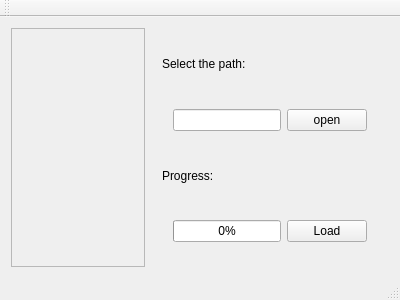
<?xml version="1.0" encoding="UTF-8"?>
<ui version="4.0">
 <class>MainWindow</class>
 <widget class="QMainWindow" name="MainWindow">
  <property name="geometry">
   <rect>
    <x>0</x>
    <y>0</y>
    <width>400</width>
    <height>300</height>
   </rect>
  </property>
  <property name="windowTitle">
   <string>MainWindow</string>
  </property>
  <widget class="QWidget" name="centralWidget">
   <layout class="QHBoxLayout" name="horizontalLayout_3">
    <item>
     <widget class="QFrame" name="frame">
      <property name="sizePolicy">
       <sizepolicy hsizetype="Expanding" vsizetype="Preferred">
        <horstretch>0</horstretch>
        <verstretch>0</verstretch>
       </sizepolicy>
      </property>
      <property name="styleSheet">
       <string notr="true">border-image: url(:/new/prefix1/gozilla.jpg);</string>
      </property>
      <property name="frameShape">
       <enum>QFrame::StyledPanel</enum>
      </property>
      <property name="frameShadow">
       <enum>QFrame::Raised</enum>
      </property>
     </widget>
    </item>
    <item>
     <widget class="QWidget" name="widget_3" native="true">
      <layout class="QVBoxLayout" name="verticalLayout">
       <item>
        <widget class="QLabel" name="label">
         <property name="text">
          <string>Select the path:</string>
         </property>
        </widget>
       </item>
       <item>
        <widget class="QWidget" name="widget" native="true">
         <layout class="QHBoxLayout" name="horizontalLayout">
          <item>
           <widget class="QLineEdit" name="lineEdit"/>
          </item>
          <item>
           <widget class="QPushButton" name="open">
            <property name="text">
             <string>open</string>
            </property>
           </widget>
          </item>
         </layout>
        </widget>
       </item>
       <item>
        <widget class="QLabel" name="label_2">
         <property name="text">
          <string>Progress:</string>
         </property>
        </widget>
       </item>
       <item>
        <widget class="QWidget" name="widget_2" native="true">
         <layout class="QHBoxLayout" name="horizontalLayout_2">
          <item>
           <widget class="QProgressBar" name="progressBar">
            <property name="value">
             <number>0</number>
            </property>
           </widget>
          </item>
          <item>
           <widget class="QPushButton" name="load">
            <property name="text">
             <string>Load</string>
            </property>
           </widget>
          </item>
         </layout>
        </widget>
       </item>
      </layout>
     </widget>
    </item>
   </layout>
  </widget>
  <widget class="QMenuBar" name="menuBar">
   <property name="geometry">
    <rect>
     <x>0</x>
     <y>0</y>
     <width>400</width>
     <height>17</height>
    </rect>
   </property>
  </widget>
  <widget class="QToolBar" name="mainToolBar">
   <attribute name="toolBarArea">
    <enum>TopToolBarArea</enum>
   </attribute>
   <attribute name="toolBarBreak">
    <bool>false</bool>
   </attribute>
  </widget>
  <widget class="QStatusBar" name="statusBar"/>
 </widget>
 <layoutdefault spacing="6" margin="11"/>
 <resources/>
 <connections/>
</ui>
